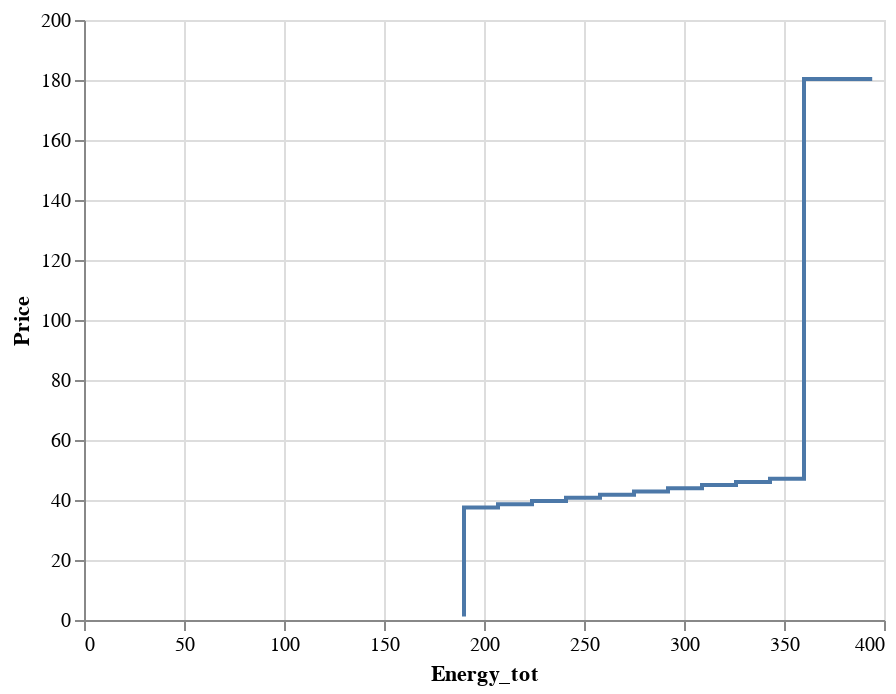

Notebook cell for this chart:
### Code cell
alt.Chart(df_plot).mark_line(interpolate='step-before').encode(
    x=alt.X('Energy_tot:Q', scale=alt.Scale(domain=[0, 400])),
    y=alt.Y('Price:Q', scale=alt.Scale(domain=[0, 200]))
)

### Figure 1 — Vega-Lite specification as saved in the notebook (floating-point values rounded to 4 significant figures)
{"config": {"view": {"continuousWidth": 400, "continuousHeight": 300}}, "data": {"name": "data-3b2d79951985438bc07c5e7fecd93d15"}, "mark": {"type": "line", "interpolate": "step-before"}, "encoding": {"x": {"type": "quantitative", "field": "Energy_tot", "scale": {"domain": [0, 400]}}, "y": {"type": "quantitative", "field": "Price", "scale": {"domain": [0, 200]}}}, "$schema": "https://vega.github.io/schema/vega-lite/v4.8.1.json", "datasets": {"data-3b2d79951985438bc07c5e7fecd93d15": [{"Pot_max": 394.1, "Year": 2020, "Month": 2, "Day": 1, "Period": 20, "Block": 1, "Price": 1.13, "Energy": 190.0, "Date": "2020-02-01T00:00:00", "Weekday": "Saturday", "Energy_tot": 190.0, "Marg_Price": 39.63}, {"Pot_max": 394.1, "Year": 2020, "Month": 2, "Day": 1, "Period": 20, "Block": 2, "Price": 37.53, "Energy": 17.0, "Date": "2020-02-01T00:00:00", "Weekday": "Saturday", "Energy_tot": 207.0, "Marg_Price": 39.63}, {"Pot_max": 394.1, "Year": 2020, "Month": 2, "Day": 1, "Period": 20, "Block": 3, "Price": 38.59, "Energy": 17.0, "Date": "2020-02-01T00:00:00", "Weekday": "Saturday", "Energy_tot": 224.0, "Marg_Price": 39.63}, {"Pot_max": 394.1, "Year": 2020, "Month": 2, "Day": 1, "Period": 20, "Block": 4, "Price": 39.66, "Energy": 17.0, "Date": "2020-02-01T00:00:00", "Weekday": "Saturday", "Energy_tot": 241.0, "Marg_Price": 39.63}, {"Pot_max": 394.1, "Year": 2020, "Month": 2, "Day": 1, "Period": 20, "Block": 5, "Price": 40.72, "Energy": 17.0, "Date": "2020-02-01T00:00:00", "Weekday": "Saturday", "Energy_tot": 258.0, "Marg_Price": 39.63}, {"Pot_max": 394.1, "Year": 2020, "Month": 2, "Day": 1, "Period": 20, "Block": 6, "Price": 41.78, "Energy": 17.0, "Date": "2020-02-01T00:00:00", "Weekday": "Saturday", "Energy_tot": 275.0, "Marg_Price": 39.63}, {"Pot_max": 394.1, "Year": 2020, "Month": 2, "Day": 1, "Period": 20, "Block": 7, "Price": 42.84, "Energy": 17.0, "Date": "2020-02-01T00:00:00", "Weekday": "Saturday", "Energy_tot": 292.0, "Marg_Price": 39.63}, {"Pot_max": 394.1, "Year": 2020, "Month": 2, "Day": 1, "Period": 20, "Block": 8, "Price": 43.91, "Energy": 17.0, "Date": "2020-02-01T00:00:00", "Weekday": "Saturday", "Energy_tot": 309.0, "Marg_Price": 39.63}, {"Pot_max": 394.1, "Year": 2020, "Month": 2, "Day": 1, "Period": 20, "Block": 9, "Price": 44.97, "Energy": 17.0, "Date": "2020-02-01T00:00:00", "Weekday": "Saturday", "Energy_tot": 326.0, "Marg_Price": 39.63}, {"Pot_max": 394.1, "Year": 2020, "Month": 2, "Day": 1, "Period": 20, "Block": 10, "Price": 46.03, "Energy": 17.0, "Date": "2020-02-01T00:00:00", "Weekday": "Saturday", "Energy_tot": 343.0, "Marg_Price": 39.63}, {"Pot_max": 394.1, "Year": 2020, "Month": 2, "Day": 1, "Period": 20, "Block": 11, "Price": 47.09, "Energy": 17.0, "Date": "2020-02-01T00:00:00", "Weekday": "Saturday", "Energy_tot": 360.0, "Marg_Price": 39.63}, {"Pot_max": 394.1, "Year": 2020, "Month": 2, "Day": 1, "Period": 20, "Block": 12, "Price": 180.3, "Energy": 34.1, "Date": "2020-02-01T00:00:00", "Weekday": "Saturday", "Energy_tot": 394.1, "Marg_Price": 39.63}]}}
